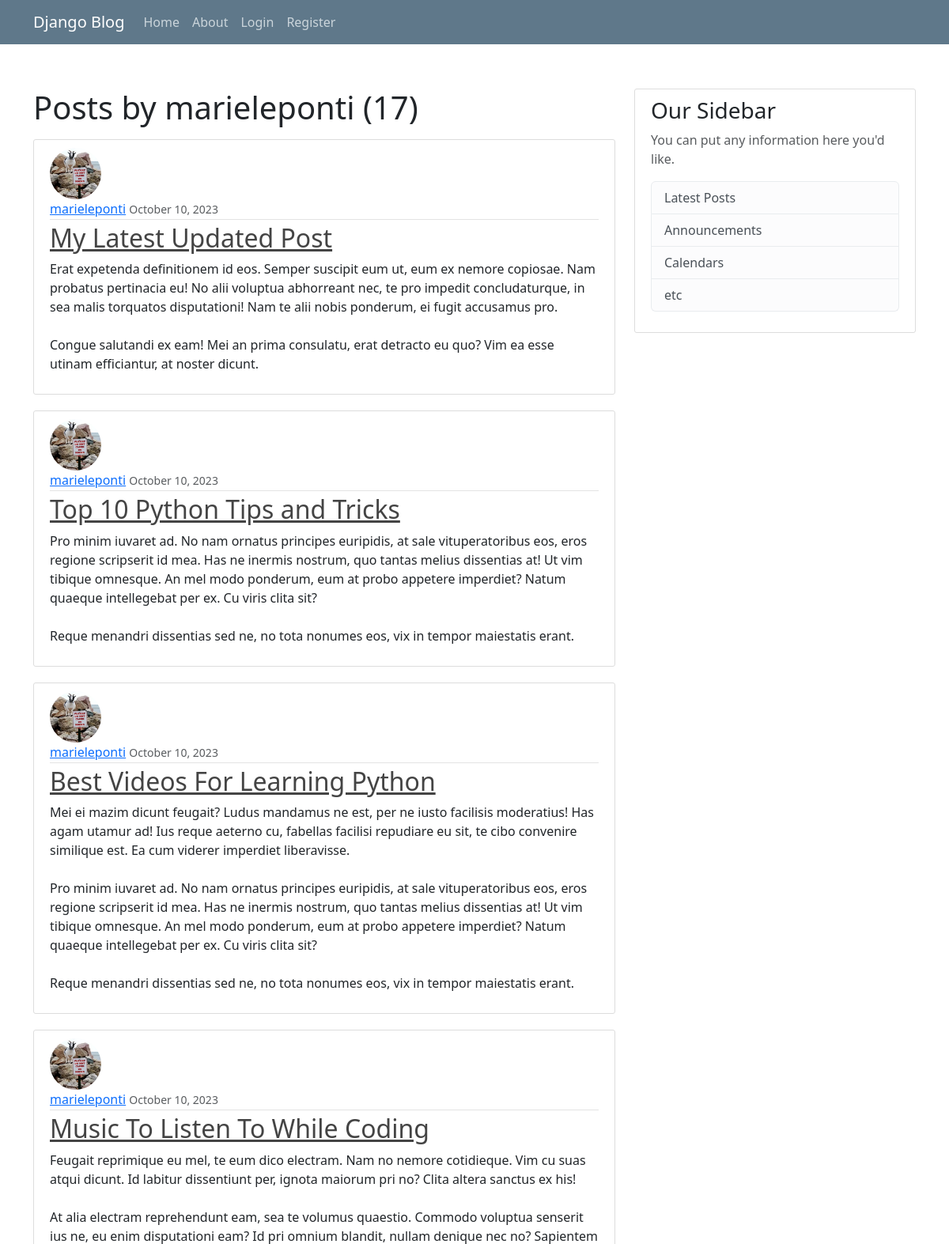
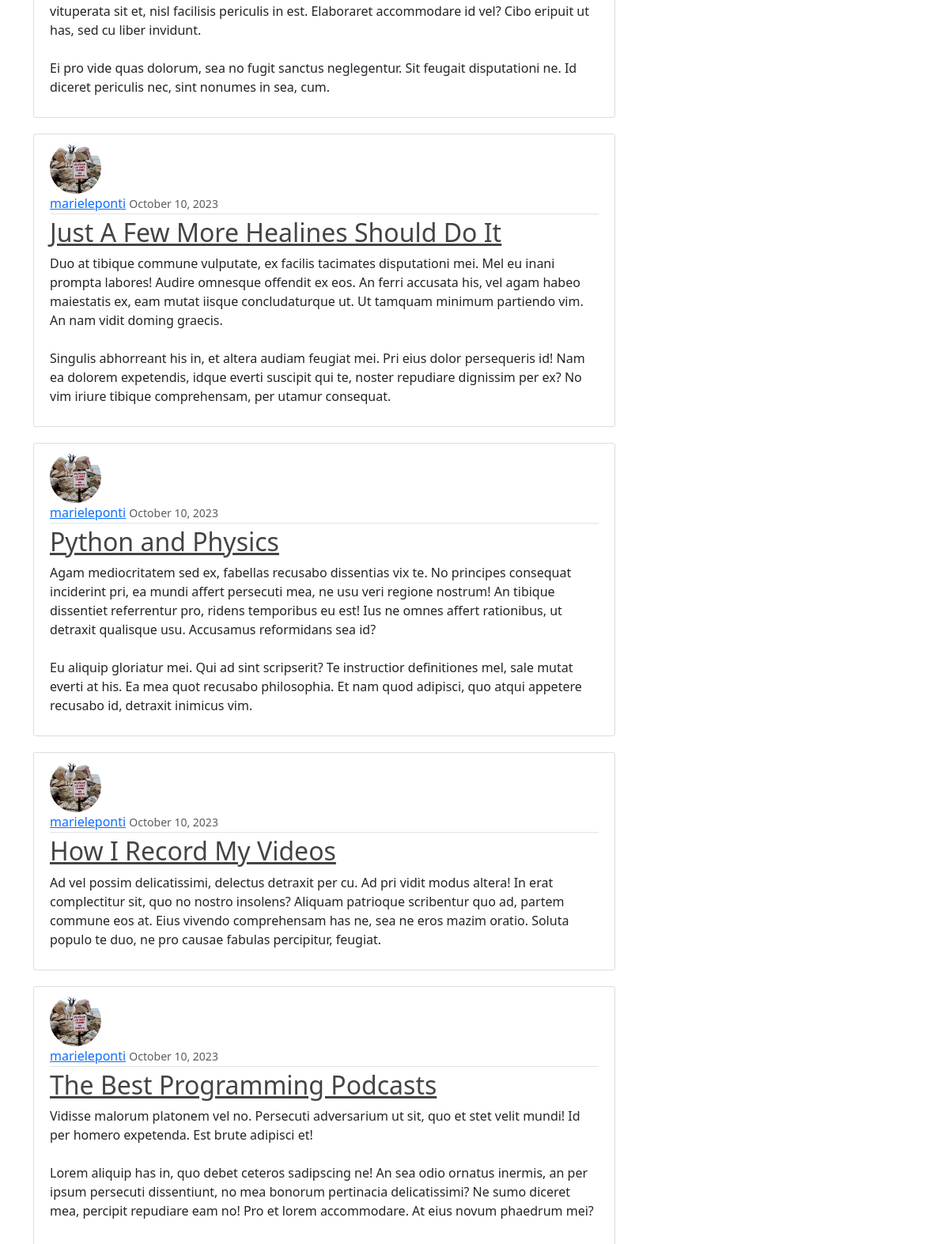
/user/marieleponti (upper part), run on an earlier commit of the app's database (2 pictures, top to bottom).
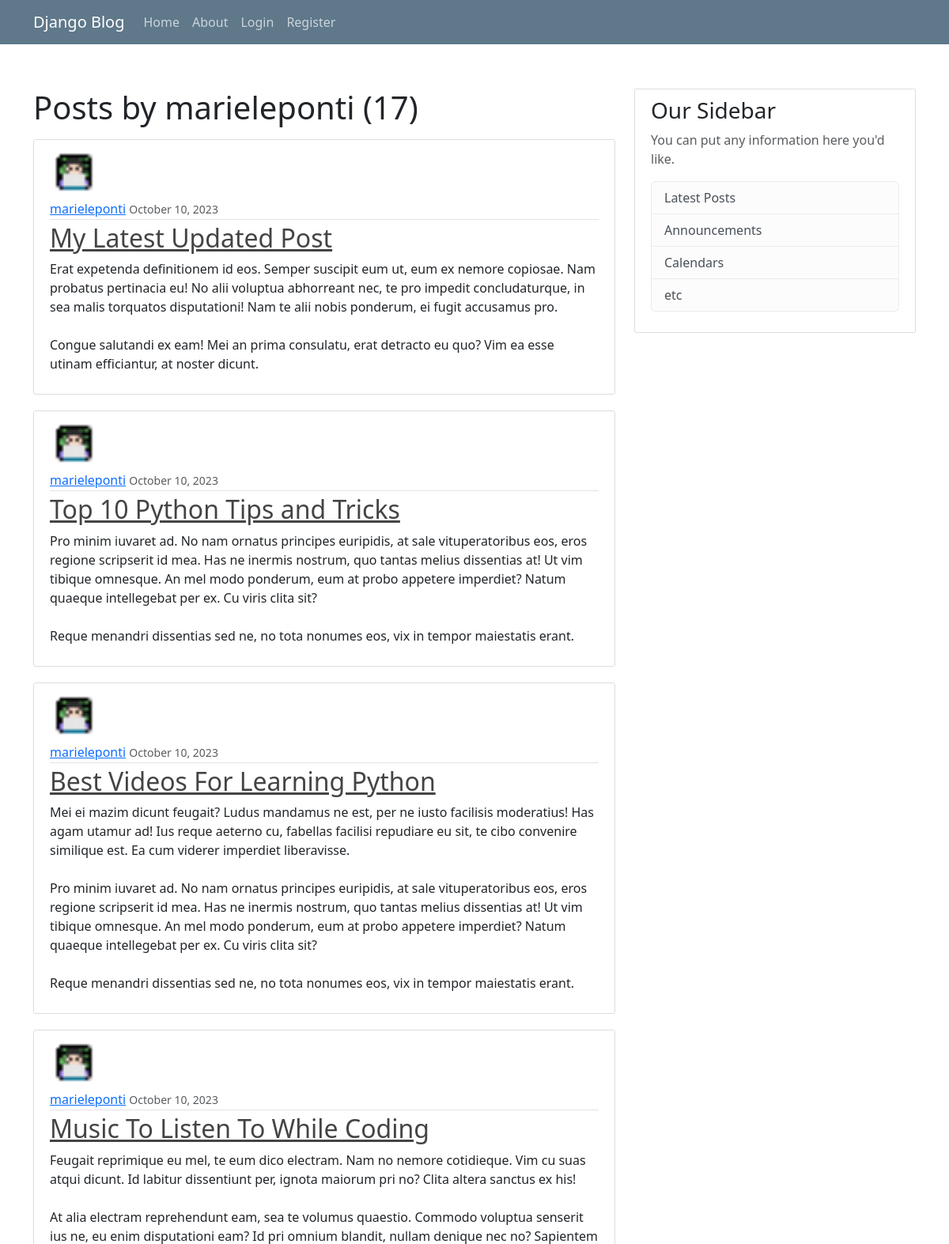
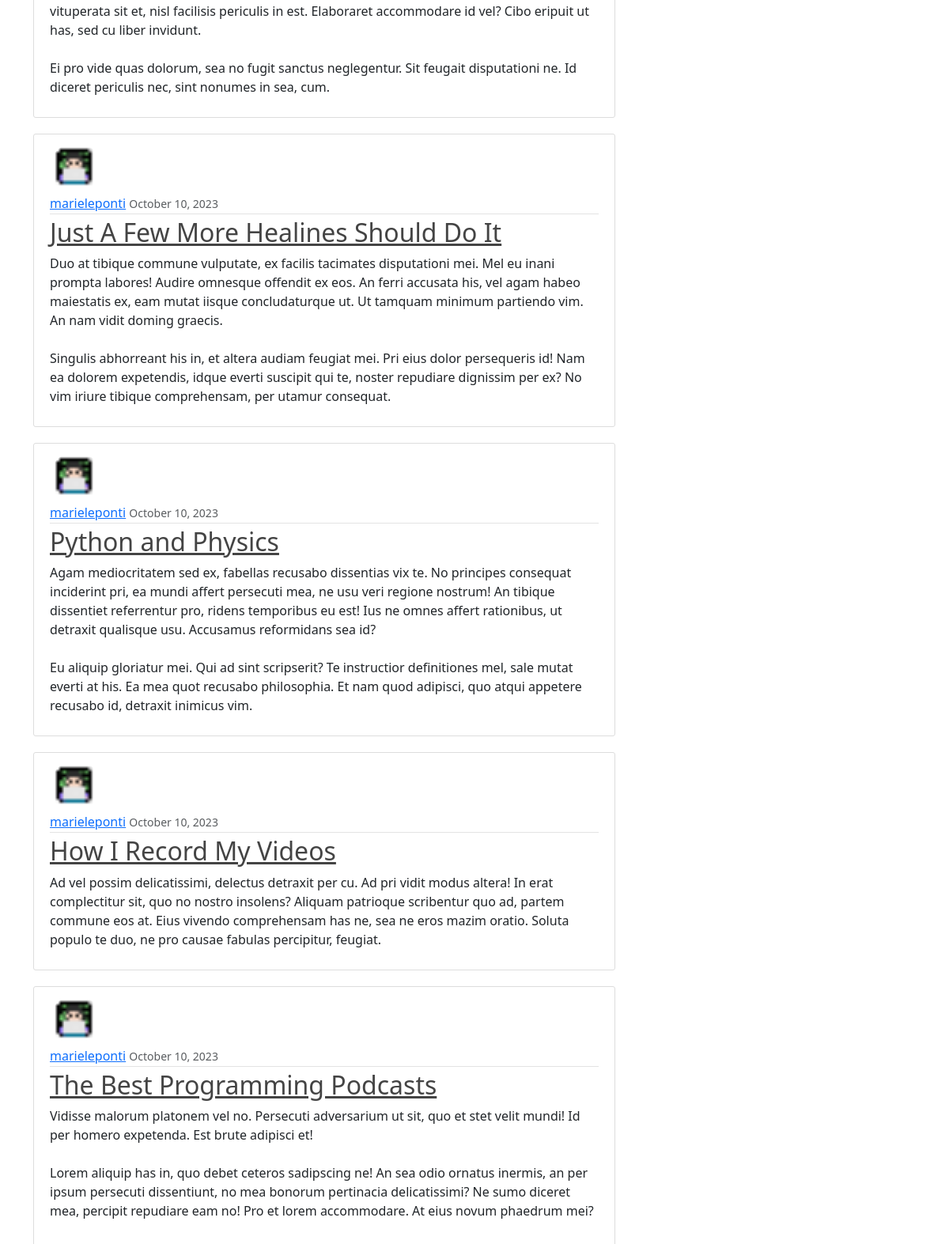
And on a later commit of the database (2 pictures, top to bottom).
### blog_app/models.py (models this page shows, shortened)
class Post(models.Model):
    title = models.CharField(max_length=100)
    content = models.TextField()
    date_posted = models.DateTimeField(default=timezone.now, blank=True)
    author = models.ForeignKey(User, on_delete=models.CASCADE)

### users/models.py (models this page shows, shortened)
class Profile(models.Model):
    user = models.OneToOneField(User, on_delete=models.CASCADE)
    image = models.ImageField(default='default.jpg', upload_to='profile_pics')

### blog_app/views.py (the view)
# urls.py: path('user/<str:username>', UserPostListView.as_view(), name='user-posts'),
class UserPostListView(ListView):
    model = Post
    template_name = 'blog_app/user_posts.html'
    context_object_name = 'posts'
    ordering = ['-date_posted']
    paginate_by = 8
    def get_queryset(self):
        user = get_object_or_404(User, username=self.kwargs.get('username'))
        return Post.objects.filter(author=user).order_by('-date_posted')

### blog_app/templates/blog_app/user_posts.html (shortened to what this page needs)
{%  extends './base.html' %}
{%  block content %}
<h1 class="mb-3">Posts by {{ view.kwargs.username }} ({{ page_obj.paginator.count }})</h1>
    {% for post in posts %}
    <article class="media content-section">
      <img class="rounded-circle article-img" src="{{ post.author.profile.image.url }}">
        <div class="media-body">
          <div class="article-metadata">
            <a class="mr-2" href="{% url 'user-posts' post.author.username %}">{{ post.author }}</a>
            <small class="text-muted">{{ post.date_posted | date:"F m, Y"}}</small>
          </div>
          <h2><a class="article-title" href="{% url 'post-detail' post.id %}">{{ post.title }}</a></h2>
          <p class="article-content">{{ post.content }}</p>
        </div>
      </article>
    {% endfor %}
{%  endblock content%}

What changed in the data, as far as the page shows it:
changed through a linked row, Post "My Latest Updated Post": author.profile.image: picture removed, a placeholder shows
changed through a linked row, Post "Top 10 Python Tips and Tricks": author.profile.image: picture removed, a placeholder shows
changed through a linked row, Post "Best Videos For Learning Python": author.profile.image: picture removed, a placeholder shows
changed through a linked row, Post "Music To Listen To While Coding": author.profile.image: picture removed, a placeholder shows
changed through a linked row, Post "Just A Few More Healines Should Do It": author.profile.image: picture removed, a placeholder shows
changed through a linked row, Post "Python and Physics": author.profile.image: picture removed, a placeholder shows
changed through a linked row, Post "How I Record My Videos": author.profile.image: picture removed, a placeholder shows
changed through a linked row, Post "The Best Programming Podcasts": author.profile.image: picture removed, a placeholder shows
